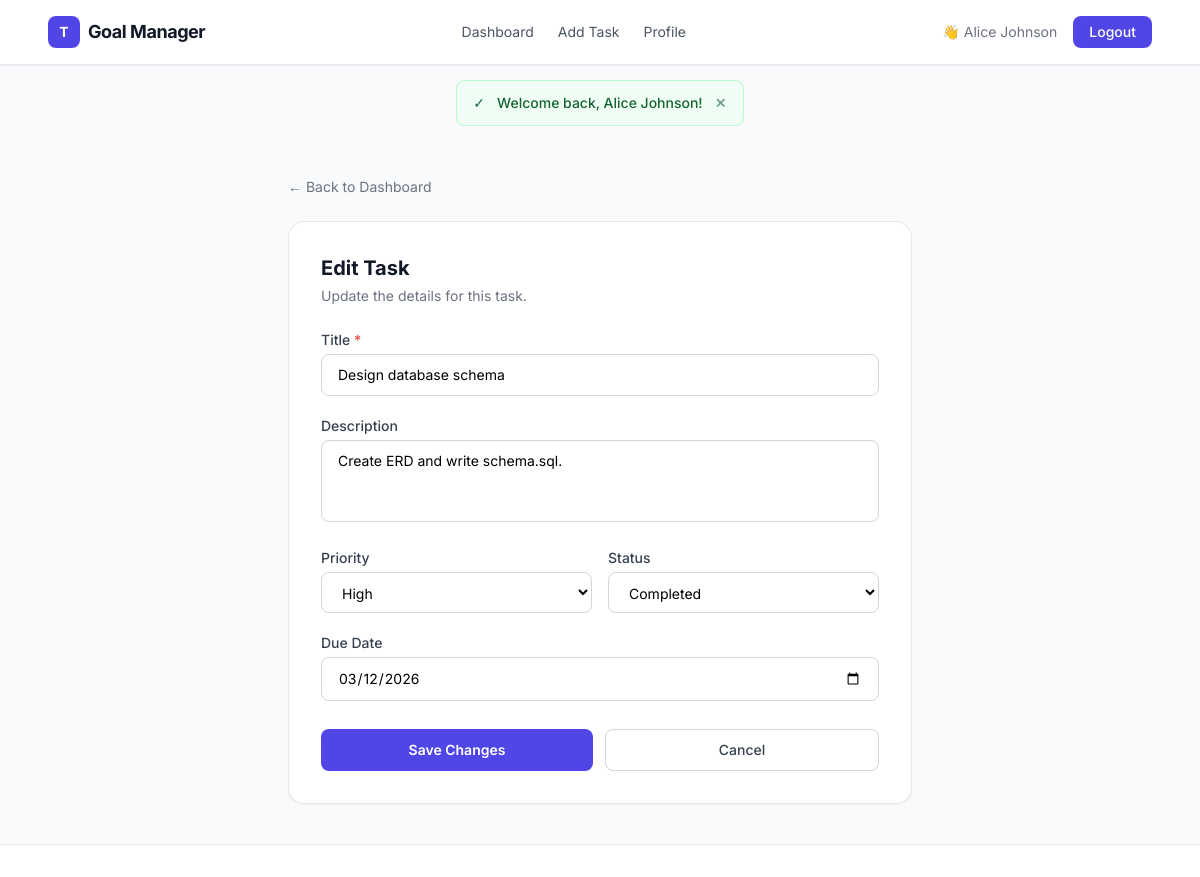
The app's page /pages/edit_task.php?id=2 (signed in) with its own data.
### tables this page shows
CREATE TABLE IF NOT EXISTS tasks (
    id          INT AUTO_INCREMENT PRIMARY KEY,
    user_id     INT           NOT NULL,
    title       VARCHAR(255)  NOT NULL,
    description TEXT,
    status      ENUM('pending','in_progress','completed') NOT NULL DEFAULT 'pending',
    priority    ENUM('low','medium','high')               NOT NULL DEFAULT 'medium',
    due_date    DATE,
    created_at  TIMESTAMP     DEFAULT CURRENT_TIMESTAMP,
    FOREIGN KEY (user_id) REFERENCES users(id) ON DELETE CASCADE
);

### pages/edit_task.php (the view, shortened to what this page needs)
<?php
require_once __DIR__ . '/../includes/header.php';
$db     = getDB();
$userId = (int) $_SESSION['user_id'];
$taskId = (int) ($_GET['id'] ?? 0);
$stmt = $db->prepare('SELECT * FROM tasks WHERE id = ? AND user_id = ?');
$stmt->execute([$taskId, $userId]);
$task = $stmt->fetch();
$old    = $task;
?>
<div class="max-w-2xl mx-auto px-4 sm:px-6 py-10">
    <a href="<?= BASE_URL ?>pages/dashboard.php" class="inline-flex items-center gap-1 text-sm text-gray-500 hover:text-indigo-600 mb-6 transition-colors">
        ← Back to Dashboard
    </a>
    <div class="bg-white rounded-2xl border border-gray-200 shadow-sm p-8">
        <h1 class="text-xl font-bold text-gray-900 mb-1">Edit Task</h1>
        <p class="text-sm text-gray-500 mb-6">Update the details for this task.</p>
        <form method="POST" action="?id=<?= $taskId ?>" novalidate class="space-y-5">
            <div>
                <label for="title" class="block text-sm font-medium text-gray-700 mb-1">
                    Title <span class="text-red-500">*</span>
                </label>
                <input id="title" type="text" name="title"
                    value="<?= htmlspecialchars($old['title']) ?>"
                    class="w-full px-4 py-2.5 rounded-lg border border-gray-300 text-sm
                           focus:outline-none focus:ring-2 focus:ring-indigo-500 focus:border-transparent transition">
            </div>
            <div>
                <label for="description" class="block text-sm font-medium text-gray-700 mb-1">Description</label>
                <textarea id="description" name="description" rows="3"
                    class="w-full px-4 py-2.5 rounded-lg border border-gray-300 text-sm
                           focus:outline-none focus:ring-2 focus:ring-indigo-500 focus:border-transparent
                           transition resize-none"><?= htmlspecialchars($old['description'] ?? '') ?></textarea>
            </div>
            <div class="grid grid-cols-2 gap-4">
                <div>
                    <label for="priority" class="block text-sm font-medium text-gray-700 mb-1">Priority</label>
                    <select id="priority" name="priority"
                        class="w-full px-4 py-2.5 rounded-lg border border-gray-300 text-sm
                               focus:outline-none focus:ring-2 focus:ring-indigo-500 focus:border-transparent transition bg-white">
                        <?php foreach (['low' => 'Low', 'medium' => 'Medium', 'high' => 'High'] as $val => $lbl): ?>
                        <option value="<?= $val ?>" <?= $old['priority'] === $val ? 'selected' : '' ?>><?= $lbl ?></option>
                        <?php endforeach; ?>
                    </select>
                </div>
                <div>
                    <label for="status" class="block text-sm font-medium text-gray-700 mb-1">Status</label>
                    <select id="status" name="status"
                        class="w-full px-4 py-2.5 rounded-lg border border-gray-300 text-sm
                               focus:outline-none focus:ring-2 focus:ring-indigo-500 focus:border-transparent transition bg-white">
                        <?php foreach (['pending' => 'Pending', 'in_progress' => 'In Progress', 'completed' => 'Completed'] as $val => $lbl): ?>
                        <option value="<?= $val ?>" <?= $old['status'] === $val ? 'selected' : '' ?>><?= $lbl ?></option>
                        <?php endforeach; ?>
                    </select>
                </div>
            </div>
            <div>
                <label for="due_date" class="block text-sm font-medium text-gray-700 mb-1">Due Date</label>
                <input id="due_date" type="date" name="due_date"
                    value="<?= htmlspecialchars($old['due_date'] ?? '') ?>"
                    class="w-full px-4 py-2.5 rounded-lg border border-gray-300 text-sm
                           focus:outline-none focus:ring-2 focus:ring-indigo-500 focus:border-transparent transition">
            </div>
            <div class="flex gap-3 pt-2">
                <button type="submit"
                    class="flex-1 bg-indigo-600 hover:bg-indigo-700 text-white font-semibold py-2.5 rounded-lg transition-colors text-sm">
                    Save Changes
                </button>
                <a href="<?= BASE_URL ?>pages/dashboard.php"
                    class="flex-1 text-center border border-gray-300 hover:bg-gray-50 text-gray-700 font-medium py-2.5 rounded-lg transition-colors text-sm">
                    Cancel
                </a>
            </div>
        </form>
    </div>
</div>
<?php require_once __DIR__ . '/../includes/footer.php'; ?>

### includes/header.php (style rules this page uses)
body { font-family: 'Inter', ui-sans-serif, system-ui; }

### records on screen
tasks: title "Design database schema", description "Create ERD and write schema.sql.", priority "High", status "Completed", due_date "03/12/2026"

### other values on screen
$label "Dashboard Add Task Profile"
$_SESSION['user_name'] "Alice Johnson"
$flash['msg'] "Welcome back, Alice Johnson!"
